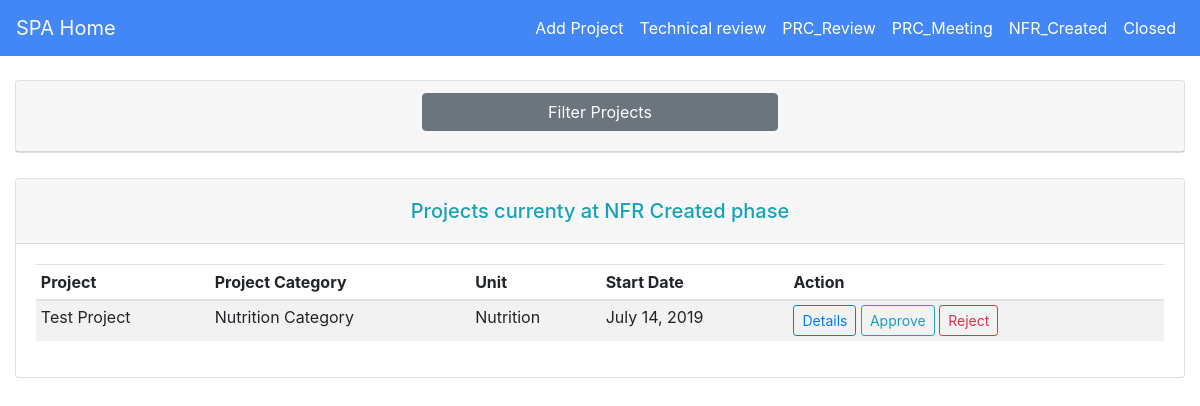
The page /nfr/ (signed in) on the database as committed earlier.
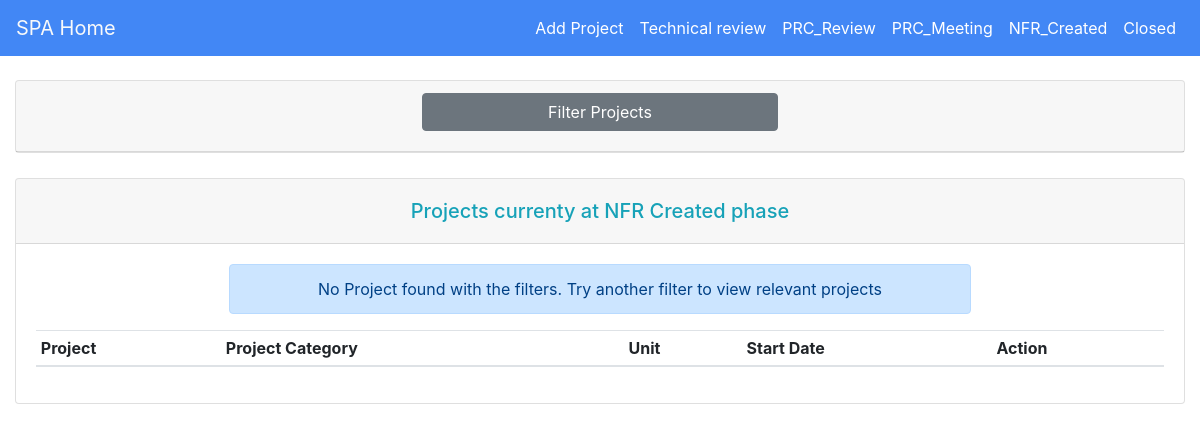
The same page on the database as committed later.
### approval/models.py (models this page shows, shortened)
class Project(models.Model):
    status = (
        ("new", "New"),
        ("tech", "Technical Review"),
        ("prc_review", "PRC Review"),
        ("prc_meeting", "PRC Meeting"),
        ("nfr", "NFR Created"),
        ("closed", "Closed"),
    )
    project_title = models.CharField(max_length=50)
    description = models.CharField(max_length=500)
    project_category = models.ForeignKey(ProjectCategory, on_delete=models.CASCADE)
    country = models.CharField(max_length=50)
    sub_office = models.CharField(max_length=50)
    project_category = models.CharField(max_length=50)
    start_date = models.DateField(auto_now=False, auto_now_add=False)
    end_date = models.DateField(auto_now=False, auto_now_add=False)
    unit = models.ForeignKey(Unit, on_delete=models.CASCADE, null=True)
    status = models.CharField(max_length=50, choices=status, default="tech")

class Unit(models.Model):
    unit_name = models.CharField(max_length=50, default="Nutrition")
    def __str__(self):
        return self.unit_name

### approval/views.py (the view)
# urls.py: path('nfr/', views.NfrCreated, name='nfr'),
def NfrCreated(request, newContext={}):
    projects = Project.objects.filter(status="nfr")
    project_filter = ProjectFilter(request.GET, queryset=projects)
    user = request.user
    context = {"projects":project_filter, "user":user}
    context.update(newContext)
    return render(request, "nfr_created.html", context=context)

### approval/models.py (called while the page is built)
    def __str__(self):
        return self.project_category

### approval/templates/nfr_created.html (shortened to what this page needs)
{% extends "base.html" %}
{% load static %}
{% load widget_tweaks %}
{% block content %}
{% if user.is_authenticated %}
<div class="card m-auto">
        <div class="card-header">
            <div class="row">
              <div class="col-md-4"></div>
              <div class="col-md-4">
                  <a class="card-link" style="color: black" data-toggle="collapse" href="#collapseOne">
                      <h4 style="margin-top: 0" class="btn btn-block btn-secondary">Filter Projects</h4>
                    </a>
              </div>
              <div class="col-md-4"></div>
            </div>
          </div>
    </div>
    <div class="row mt-2">
        <div class="col-md-3"></div>
        <div class="col-md-6 op">
        </div>
        <div class="col-md-3"></div>
    </div>
        <div class="card mt-3 mb-3">
            <div class="card-header">
                    <h5 class="mt-2 text-center mb-2 text-info">Projects currenty at NFR Created phase</h5>
            </div>
            <div class="card-body">
                    <table class="table table-striped table-sm">
                        <thead>
                            <tr>
                                <th>Project</th>
                                <th>Project Category</th>
                                <th>Unit</th>
                                <th>Start Date</th>
                                <th>Action</th>
                            </tr>
                        </thead>
                        <tbody>
                    {% for project in projects.qs %}
                            <tr>
                                <td>{{ project.project_title }}</td>
                                <td>{{ project.project_category }}</td>
                                <td>{{ project.unit }}</td>
                                <td>{{ project.start_date }}</td>
                                <td>
                                    <a href="{% url "project_details" project.id %}">
                                        <button class="btn btn-outline-primary btn-sm">Details</button>
                                    </a>
                                    <a class="confirm-approval" href="{% url "change_status" project.id "closed" "nfr" %}">
                                        <button class="btn btn-outline-info btn-sm">Approve</button>
                                    </a>
                                    <a class="confirm-rejection" href="{% url "change_status" project.id "rejected" "nfr" %}">
                                        <button class="btn btn-outline-danger btn-sm">Reject</button>
                                    </a>
                                </td>
                            </tr>
                    {% endfor %}
                    {% if projects.qs|length <= 0 %}
                    <div class="row text-center">
                        <div class="col-md-2"></div>
                        <div class="col-md-8">
                            <div class="alert alert-primary">
                              No Project found with the filters. Try another filter to view relevant projects
                            </div>
                        </div>
                        <div class="col-md-2"></div>
                    </div>
                    {% else %}
                    <div class="row"></div>
                    {% endif %}
                        </tbody>
                    </table>
            </div>
        </div>
{% endif %}
{% endblock %}

Rows that differ between the two databases and show on the page:
no longer on this page (row edited): Project: project_title "Test Project", project_category "Nutrition Category", unit "Nutrition", start_date "July 14, 2019"
Other text that changed with them:
text now shown: "No Project found with the filters. Try another filter to view relevant projects"
